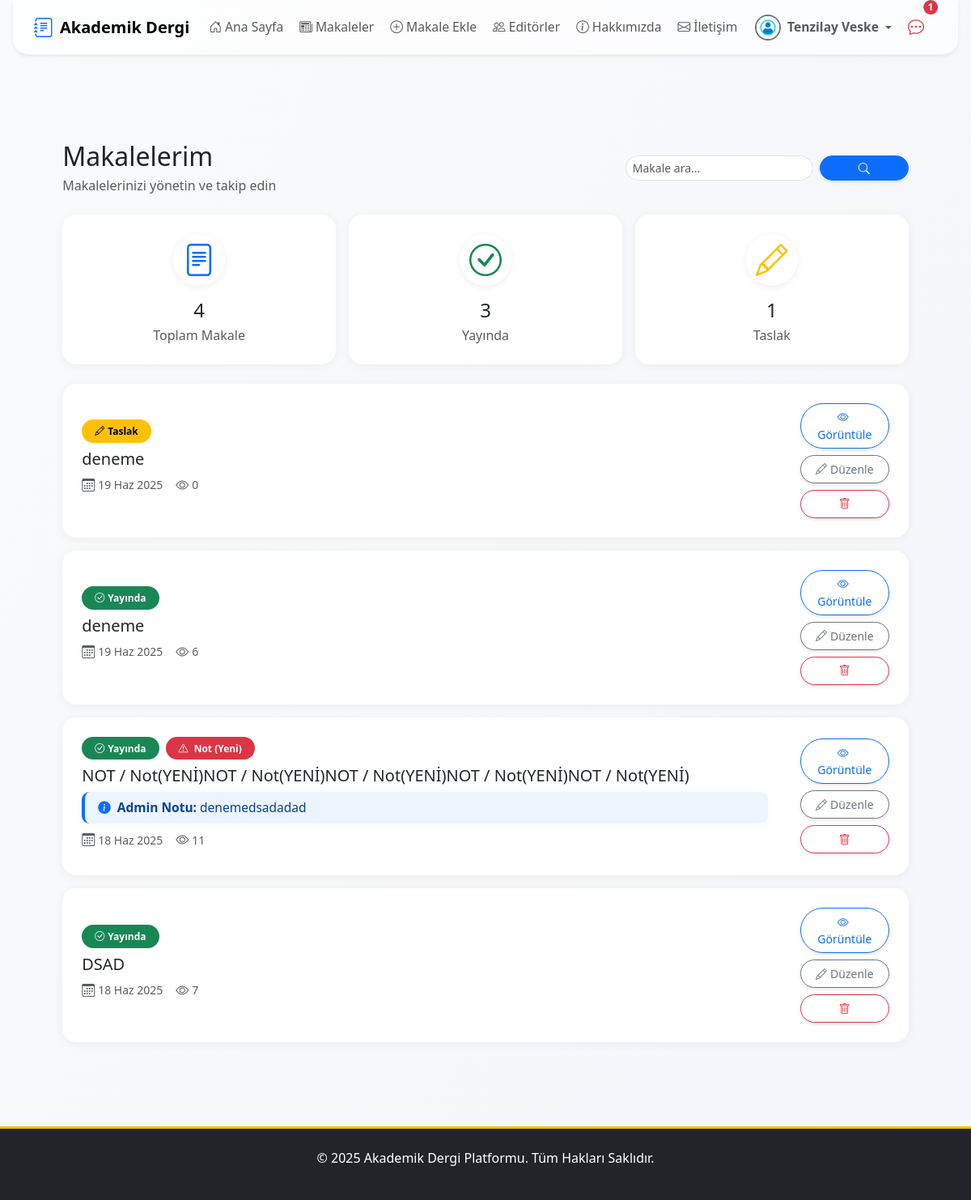
The page /articles/makalelerim/ (signed in) on the database as committed earlier.
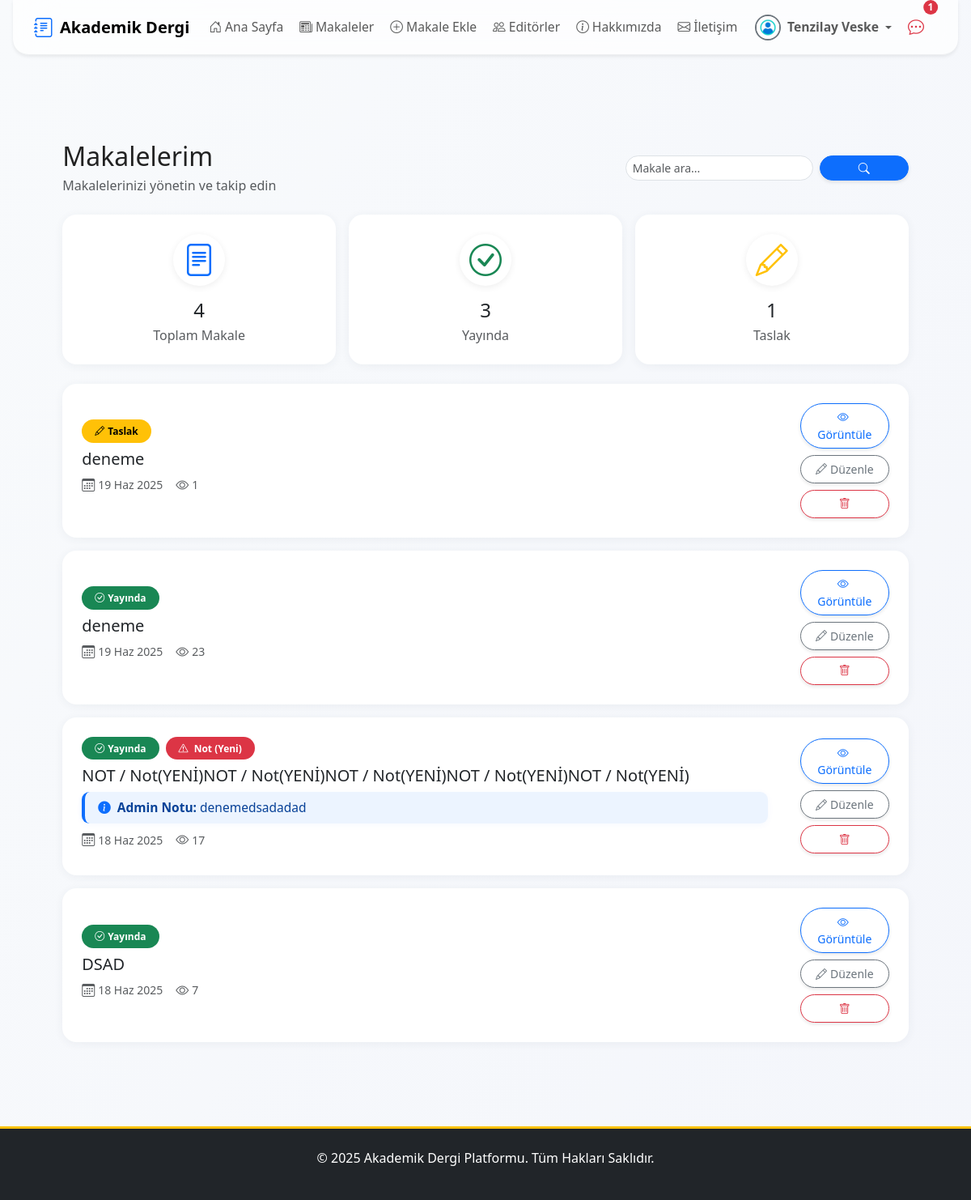
The same page on the database as committed later.
### apps/articles/models.py (models this page shows, shortened)
class Makale(models.Model):
    baslik = models.CharField(max_length=255, verbose_name="Başlık")
    slug = models.SlugField(max_length=255, unique=True, blank=True, help_text="Bu alan otomatik oluşturulur.")
    aciklama = models.TextField(verbose_name="Açıklama/Özet")
    pdf_dosyasi = models.FileField(upload_to=article_pdf_path, verbose_name="PDF Dosyası")
    anahtar_kelimeler = models.CharField(max_length=255, verbose_name="Anahtar Kelimeler", help_text="Kelimeleri virgül (,) ile ayırınız.", blank=True)
    yazarlar = models.ManyToManyField(Yazar, related_name='makaleler', verbose_name="Yazarlar")
    dergi_sayisi = models.ForeignKey(DergiSayisi, on_delete=models.SET_NULL, null=True, blank=True, related_name='makaleler', verbose_name="Dergi Sayısı")
    admin_notu = models.TextField(blank=True, null=True, verbose_name="Editör/Admin Notu")
    goruntulenme_sayisi = models.PositiveIntegerField(default=0, verbose_name="Görüntülenme Sayısı")
    goster_makaleler_sayfasinda = models.BooleanField(default=False, verbose_name="Yayında mı?")
    olusturulma_tarihi = models.DateTimeField(auto_now_add=True)
    guncellenme_tarihi = models.DateTimeField(auto_now=True)
    admin_notu_okundu = models.BooleanField(default=True)
    class Meta:
        verbose_name = "Makale"
        verbose_name_plural = "Makaleler"
        ordering = ['-olusturulma_tarihi']

### apps/articles/views.py (the view)
# urls.py: path('makalelerim/', MakalelerimView.as_view(), name='makalelerim'),
class MakalelerimView(LoginRequiredMixin, ListView):
    model = Makale
    template_name = 'articles/makalelerim.html'
    context_object_name = 'makaleler'
    def get_queryset(self):
        user = self.request.user
        try:
            yazar = user.yazar_profili
            return Makale.objects.filter(yazarlar=yazar)
        except Exception:
            return Makale.objects
    def get_context_data(self, **kwargs):
        context = super().get_context_data(**kwargs)
        queryset = self.get_queryset()
        context['toplam_makale'] = queryset.count()
        context['yayindaki_makale'] = queryset.filter(goster_makaleler_sayfasinda=True).count()
        context['taslak_makale'] = queryset.filter(goster_makaleler_sayfasinda=False).count()
        return context

### apps/core/context_processors.py (called while the page is built)
def notification_context(request):
    if not request.user.is_authenticated:
        return {}
    user = request.user
    context = {}
    if user.is_superuser:
        context['unread_messages_count'] = IletisimFormu.objects.filter(cevaplandi=False).count()
    else:
        context['unread_messages_count'] = 0
    if user.is_superuser or user.is_editor:
        context['draft_articles_count'] = Makale.objects.filter(goster_makaleler_sayfasinda=False).count()
    else:
        context['draft_articles_count'] = 0
    context['unread_notes_count'] = Makale.objects.filter(
        yazarlar__user_hesabi=user,
        admin_notu_okundu=False
    ).exclude(admin_notu__isnull=True).exclude(admin_notu__exact='').count()
    return context

### apps/users/models.py (called while the page is built)
    def get_full_name(self):
        return f"{self.first_name} {self.last_name}".strip()

### templates/articles/makalelerim.html (shortened to what the changed rows need)
{% extends 'base.html' %}
{% block content %}
<div class="container py-4">
    <div class="d-flex flex-column flex-md-row justify-content-between align-items-md-center mb-4 gap-3">
        <div>
            <h1 class="h2 mb-1">Makalelerim</h1>
        </div>
    </div>
    <div class="d-flex flex-column gap-3">
                {% for makale in makaleler %}
        <div class="card border-0 shadow-sm horizontal-article-card p-3 p-md-4">
            <div class="d-flex flex-column flex-md-row align-items-md-center gap-3">
                <div class="flex-grow-1 w-100">
                    <div class="d-flex align-items-center gap-2 mb-2 flex-wrap">
                        {% if makale.goster_makaleler_sayfasinda %}
                            <span class="badge bg-success rounded-pill px-3 py-2">
                                <i class="bi bi-check-circle me-1"></i>Yayında
                            </span>
                        {% else %}
                            <span class="badge bg-warning text-dark rounded-pill px-3 py-2">
                                <i class="bi bi-pencil me-1"></i>Taslak
                            </span>
                        {% endif %}
                        {% if makale.admin_notu %}
                            <span class="badge {% if not makale.admin_notu_okundu %}bg-danger text-white blink{% else %}bg-secondary{% endif %} rounded-pill px-3 py-2" title="{{ makale.admin_notu }}">
                                <i class="bi bi-exclamation-triangle me-1"></i>
                                Not {% if not makale.admin_notu_okundu %}(Yeni){% endif %}
                            </span>
                        {% endif %}
                    </div>
                    <h5 class="mb-2">{{ makale.baslik }}</h5>
                    {% if makale.admin_notu %}
                    <div class="admin-note-box mb-2">
                        <i class="bi bi-info-circle-fill me-2 text-primary"></i>
                        <strong class="me-1">Admin Notu:</strong>
                        <span>{{ makale.admin_notu }}</span>
                    </div>
                    {% endif %}
                    <div class="d-flex align-items-center gap-3 text-muted flex-wrap mb-2">
                        <div class="d-flex align-items-center">
                            <i class="bi bi-calendar3 me-1"></i>
                            <small>{{ makale.olusturulma_tarihi|date:"d M Y" }}</small>
                        </div>
                        <div class="d-flex align-items-center">
                            <i class="bi bi-eye me-1"></i>
                            <small>{{ makale.goruntulenme_sayisi|default:0 }}</small>
                        </div>
                    </div>
                </div>
                <div class="d-flex flex-row flex-md-column gap-2 ms-md-4 justify-content-end align-items-center">
                    <a href="{% url 'makale_detail' makale.slug %}" class="btn btn-outline-primary btn-sm w-md-100">
                        <i class="bi bi-eye me-1"></i>Görüntüle
                    </a>
                    <a href="{% url 'makale_duzenle' makale.slug %}" class="btn btn-outline-secondary btn-sm w-md-100">
                        <i class="bi bi-pencil me-1"></i>Düzenle
                    </a>
                    <a href="{% url 'makale_sil' makale.slug %}" class="btn btn-outline-danger btn-sm w-md-100" onclick="return confirm('Bu makale silinsin mi?');">
                        <i class="bi bi-trash"></i>
                    </a>
                </div>
            </div>
        </div>
                {% endfor %}
    </div>
</div>
{% endblock %}

Rows that differ between the two databases and show on the page:
changed Makale (number 1 of 4 on the later page): goruntulenme_sayisi "0" → "1"
changed Makale (number 2 of 4 on the later page): goruntulenme_sayisi "6" → "23"
changed Makale "NOT / Not(YENİ)NOT / Not(YENİ)NOT / Not(YENİ)NOT / Not(YENİ)NOT / Not(YENİ)": goruntulenme_sayisi "11" → "17"
